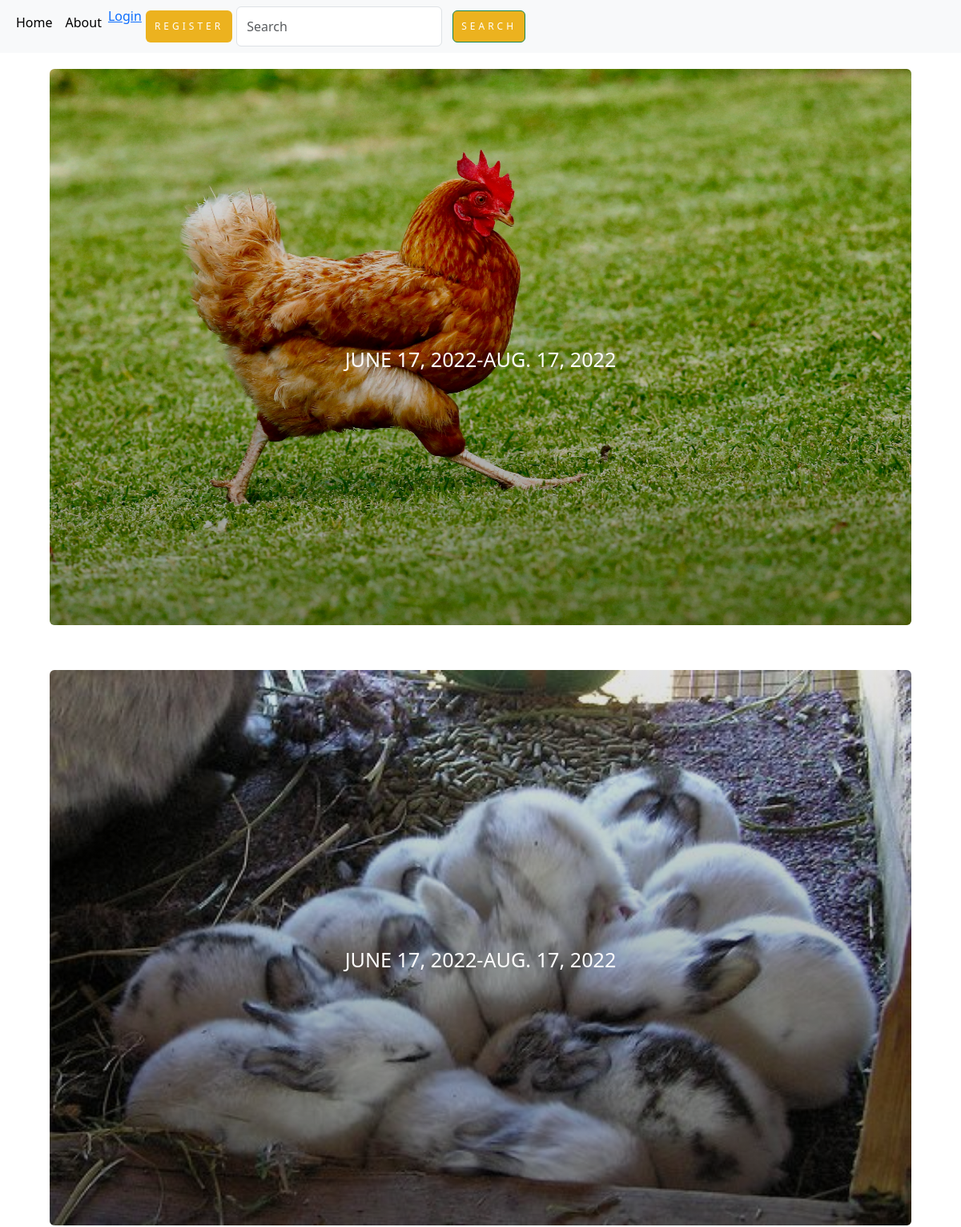
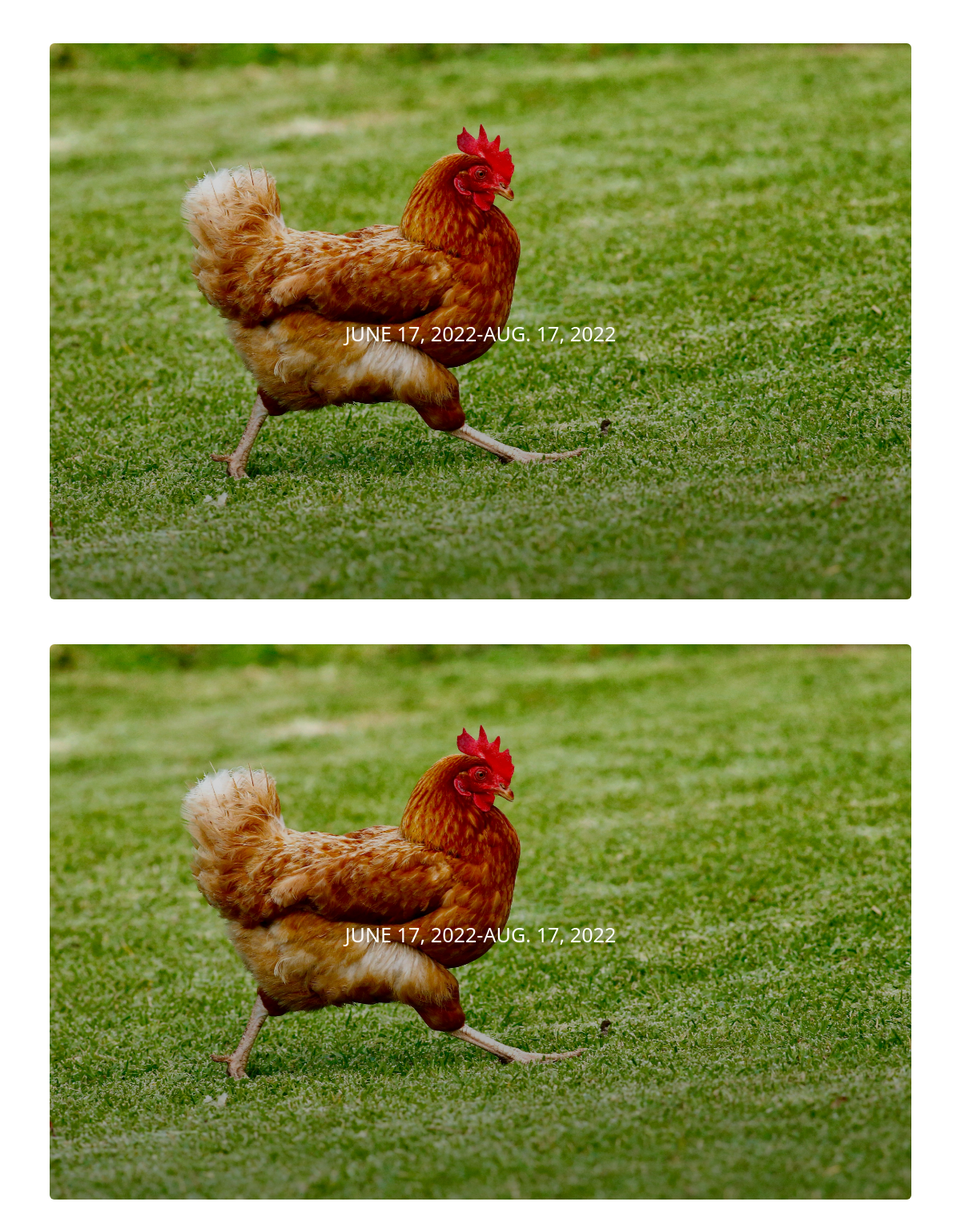
The page /home on the database its author committed (2 pictures, top to bottom).
### business/models.py (models this page shows, shortened)
class Batch(models.Model):
	farm = models.CharField(max_length=30)
	picture = models.ImageField(upload_to = 'batch/', blank=True, null=True)
	purchased = models.IntegerField()
	unit_price = models.IntegerField()
	projected_SP = models.IntegerField()
	start_date = models.DateField(auto_now_add=False)
	end_date = models.DateField(auto_now_add=False)
	user = models.ForeignKey(User,on_delete=models.CASCADE, blank=True, null=True)
	def get_all():
		result = Batch.objects.all()
		return result

### business/views.py (the view)
# urls.py: path('home', views.home,name = 'home'),
def home(request):
	projects = Batch.get_all()
	return render(request, 'business/home.html',{'projects':projects})

### business/templates/business/home.html (shortened to what this page needs)
{%extends 'business/base.html'%}
{% block content %}
<div class="container">
  <div class="body">
    {% for project in projects%}
    <a href="{% url 'batch' project.id%}" style="padding: 20px ;">
      <div class="hover hover-2 text-white rounded"><img src="{{project.picture.url}} " alt="">
        <div class="hover-overlay"></div>
        <div class="hover-2-content px-5 py-4">
          <h3 class="hover-2-title text-uppercase font-weight-bold mb-0"> <span
              class="font-weight-light">{{project.start_date}}-{{project.end_date}}</h3>
        </div>
      </div>
    </a>
    {% endfor%}
  </div>
</div>
{% endblock %}

### business/templates/business/base.html (shortened to what this page needs)
{% load django_bootstrap5%} {% load static%}
<!DOCTYPE html>
<html>
  <head>
     {% block styles %} {% bootstrap_css %}
    <link rel="stylesheet" href="{% static 'css/main.css' %}" />
    {% endblock %}
  </head>
  <body>
    {% include 'navbar.html'%} {% block content %}  {% block scripts%} {% bootstrap_javascript %} {% endblock %}{% endblock %}
  </body>
</html>

### business/templates/navbar.html (shortened to what this page needs)
{% load django_bootstrap5%}
<nav class="navbar navbar-expand-lg navbar-light bg-light">
  <div class="container-fluid">
    <div class="collapse navbar-collapse" id="navbarSupportedContent">
      <ul class="navbar-nav me-auto mb-2 mb-lg-0">
        {% if user.is_authenticated %}
        <li class="nav-item">
          <a class="nav-link active" aria-current="page" href="#">Home</a>
        </li>
        <li class="nav-item">
          <a class="nav-link active" aria-current="page" href="{% url 'about'%}">About</a>
        </li>
        <li class="nav-item">
          <a class="nav-link active" aria-current="page" href="{% url 'home'%}">My businesses</a>
        </li>
         <li class="nav-item">
          <a href=" {% url 'profile' user %}">Profile</a>
        </li>
        <li class="nav-item">
          <a href="/logout">Logout</a>
        </li>
        <li class="nav-item">
          <a href="{% url 'new_batch' %}">New batch</a>
        </li>
        {% else %}
        <li class="nav-item">
          <a class="nav-link active" aria-current="page" href="/">Home</a>
        </li>
        <li class="nav-item">
          <a class="nav-link active" aria-current="page" href="{% url 'about'%}">About</a>
        </li>
        <li class="nav-item">
          <a href="/accounts/login">Login</a>
        </li>
        <li class="nav-item">
          <a class='btn btn-default' href="/accounts/register">Register</a>
        </li>
        {% endif %}
      <form class="d-flex">
        <input class="form-control me-2" type="search" placeholder="Search" aria-label="Search">
        <button class="btn btn-outline-success" type="submit">Search</button>
      </form>
    </div>
  </div>
</nav>

### static/css/main.css (style rules this page uses)
.btn { margin: 5px; background-color: #ecb21f; border-style: solid; width: fit-content; padding: 10px 10px; color: white; font-size: 12px; text-transform: uppercase; transition: 0.5s; letter-spacing: 4px; cursor: pointer; }

### business/templates/business/home.html (style rules this page uses)
.body { display: grid; gap: 1rem; grid-template-columns: repeat(auto-fit, minmax(40rem, 2fr)); }
.hover { overflow: hidden; position: relative; padding-bottom: 60%; }
.hover-overlay { width: 100%; height: 100%; position: absolute; top: 0; left: 0; z-index: 90; transition: all 0.4s; }
.hover img { width: 100%; height: 100%; position: absolute; top: 0; left: 0; transition: all 0.3s; }
.hover-2 .hover-overlay { background: linear-gradient(to top, rgba(0, 0, 0, 0.4), rgba(0, 0, 0, 0.1)); }
.hover-2-title { position: absolute; font-size: calc(150% + 0.1vw); top: 50%; left: 0; text-align: center; width: 100%; z-index: 99; transition: all 0.3s; overflow: hidden; text-overflow: ellipsis; display: -webkit-box; -webkit-line-clamp: 2; -webkit-box-orient: vertical; }

### rows shown on the page
Batch: picture (picture), start_date "JUNE 17, 2022", end_date "AUG. 17, 2022"
Batch: picture (picture), start_date "JUNE 17, 2022", end_date "AUG. 17, 2022"
Batch: picture (picture), start_date "JUNE 17, 2022", end_date "AUG. 17, 2022"
Batch: picture (picture), start_date "JUNE 17, 2022", end_date "AUG. 17, 2022"
